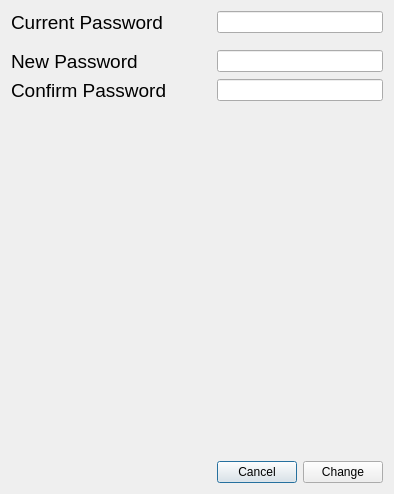
<?xml version="1.0" encoding="UTF-8"?>
<ui version="4.0">
 <class>ChangePasswordDialog</class>
 <widget class="QDialog" name="ChangePasswordDialog">
  <property name="geometry">
   <rect>
    <x>0</x>
    <y>0</y>
    <width>394</width>
    <height>494</height>
   </rect>
  </property>
  <property name="windowTitle">
   <string>Dialog</string>
  </property>
  <layout class="QVBoxLayout" name="verticalLayout">
   <item>
    <layout class="QHBoxLayout" name="horizontalLayout_4">
     <item>
      <widget class="QLabel" name="label_3">
       <property name="minimumSize">
        <size>
         <width>200</width>
         <height>0</height>
        </size>
       </property>
       <property name="font">
        <font>
         <pointsize>14</pointsize>
        </font>
       </property>
       <property name="text">
        <string>Current Password</string>
       </property>
      </widget>
     </item>
     <item>
      <widget class="QLineEdit" name="curentPasswordLineEdit">
       <property name="echoMode">
        <enum>QLineEdit::PasswordEchoOnEdit</enum>
       </property>
      </widget>
     </item>
    </layout>
   </item>
   <item>
    <spacer name="verticalSpacer_2">
     <property name="orientation">
      <enum>Qt::Vertical</enum>
     </property>
     <property name="sizeType">
      <enum>QSizePolicy::Maximum</enum>
     </property>
     <property name="sizeHint" stdset="0">
      <size>
       <width>20</width>
       <height>10</height>
      </size>
     </property>
    </spacer>
   </item>
   <item>
    <layout class="QHBoxLayout" name="horizontalLayout">
     <item>
      <widget class="QLabel" name="label">
       <property name="minimumSize">
        <size>
         <width>200</width>
         <height>0</height>
        </size>
       </property>
       <property name="font">
        <font>
         <pointsize>14</pointsize>
        </font>
       </property>
       <property name="text">
        <string>New Password</string>
       </property>
      </widget>
     </item>
     <item>
      <widget class="QLineEdit" name="newPasswordLineEdit">
       <property name="echoMode">
        <enum>QLineEdit::PasswordEchoOnEdit</enum>
       </property>
      </widget>
     </item>
    </layout>
   </item>
   <item>
    <layout class="QHBoxLayout" name="horizontalLayout_2">
     <item>
      <widget class="QLabel" name="label_2">
       <property name="minimumSize">
        <size>
         <width>200</width>
         <height>0</height>
        </size>
       </property>
       <property name="font">
        <font>
         <pointsize>14</pointsize>
        </font>
       </property>
       <property name="text">
        <string>Confirm Password</string>
       </property>
      </widget>
     </item>
     <item>
      <widget class="QLineEdit" name="retypePasswordLineEdit">
       <property name="echoMode">
        <enum>QLineEdit::PasswordEchoOnEdit</enum>
       </property>
      </widget>
     </item>
    </layout>
   </item>
   <item>
    <spacer name="verticalSpacer">
     <property name="orientation">
      <enum>Qt::Vertical</enum>
     </property>
     <property name="sizeType">
      <enum>QSizePolicy::Maximum</enum>
     </property>
     <property name="sizeHint" stdset="0">
      <size>
       <width>20</width>
       <height>40</height>
      </size>
     </property>
    </spacer>
   </item>
   <item>
    <widget class="NumpadWidget" name="numpadWidget" native="true">
     <property name="minimumSize">
      <size>
       <width>0</width>
       <height>300</height>
      </size>
     </property>
     <property name="maximumSize">
      <size>
       <width>376</width>
       <height>16777215</height>
      </size>
     </property>
    </widget>
   </item>
   <item>
    <layout class="QHBoxLayout" name="horizontalLayout_3">
     <item>
      <spacer name="horizontalSpacer">
       <property name="orientation">
        <enum>Qt::Horizontal</enum>
       </property>
       <property name="sizeHint" stdset="0">
        <size>
         <width>40</width>
         <height>20</height>
        </size>
       </property>
      </spacer>
     </item>
     <item>
      <widget class="QPushButton" name="cancelButton">
       <property name="minimumSize">
        <size>
         <width>60</width>
         <height>0</height>
        </size>
       </property>
       <property name="text">
        <string>Cancel</string>
       </property>
      </widget>
     </item>
     <item>
      <widget class="QPushButton" name="changePasswordButton">
       <property name="minimumSize">
        <size>
         <width>60</width>
         <height>0</height>
        </size>
       </property>
       <property name="text">
        <string>Change</string>
       </property>
      </widget>
     </item>
    </layout>
   </item>
  </layout>
 </widget>
 <customwidgets>
  <customwidget>
   <class>NumpadWidget</class>
   <extends>QWidget</extends>
   <header location="global">src/ui/numpadwidget.h</header>
   <container>1</container>
  </customwidget>
 </customwidgets>
 <resources/>
 <connections/>
</ui>
